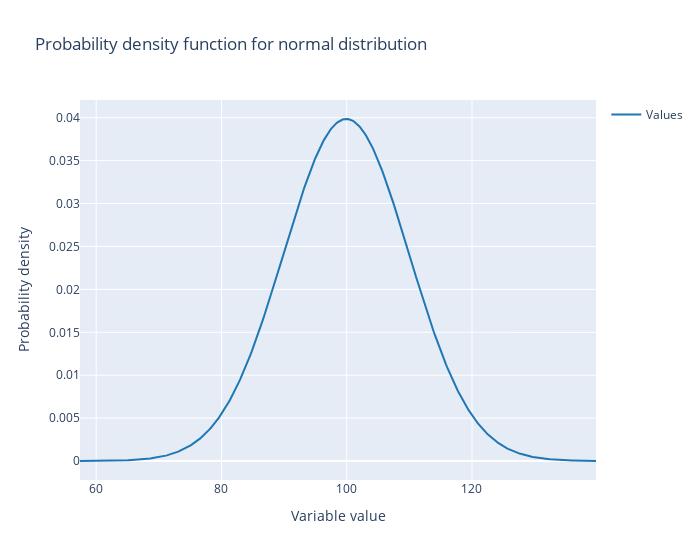

Notebook code for this chart:
### Markdown cell above
# Continuous Variable

### Code cell
# Set the numpy pseudo-random number generator seed
numpy.random.seed(28)

# Create an array of 10000 values from a normal distribution with a mean of 100 and a standard deviation of 10 assigned to the variables values
values = numpy.random.normal(100, 10, 10000)

# Create a plotly create_distplot figure of the data in values
fig = figure_factory.create_distplot(
    [values], ['Values'],
    show_hist=False,
    histnorm='probability desnity',
    curve_type='normal',
    show_rug=False
)

fig.update_layout(
    title='Probability density function for normal distribution',
    xaxis_title='Variable value',
    yaxis_title='Probability density',
    width=700
)

### Figure 1 — Plotly figure (JSON) as saved in the notebook; plotly's stock layout.template omitted (floating-point values rounded to 4 significant figures; data arrays with more than 128 entries replaced by an {"elided": "..."} marker saying what was removed)
{"data": [{"legendgroup": "Values", "marker": {"color": "rgb(31, 119, 180)"}, "mode": "lines", "name": "Values", "showlegend": true, "type": "scatter", "x": {"elided": "500 float values"}, "xaxis": "x", "y": {"elided": "500 float values"}, "yaxis": "y"}], "layout": {"barmode": "overlay", "hovermode": "closest", "legend": {"traceorder": "reversed"}, "title": {"text": "Probability density function for normal distribution"}, "width": 700, "xaxis": {"anchor": "y2", "domain": [0, 1], "title": {"text": "Variable value"}, "zeroline": false}, "yaxis": {"anchor": "free", "domain": [0, 1], "position": 0, "title": {"text": "Probability density"}}}}
